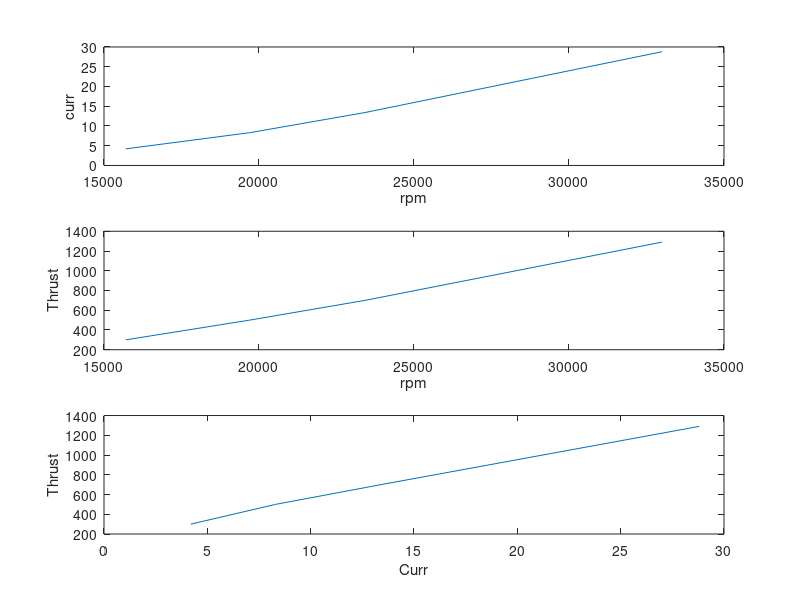
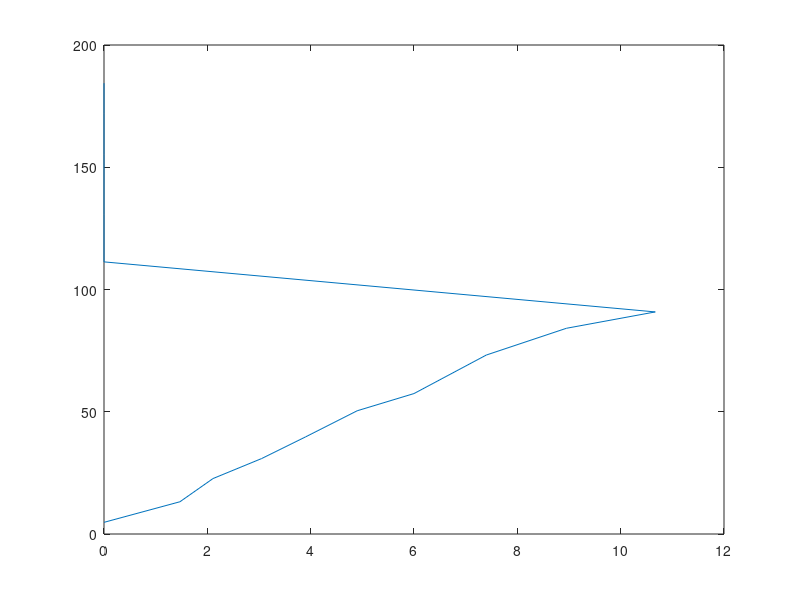
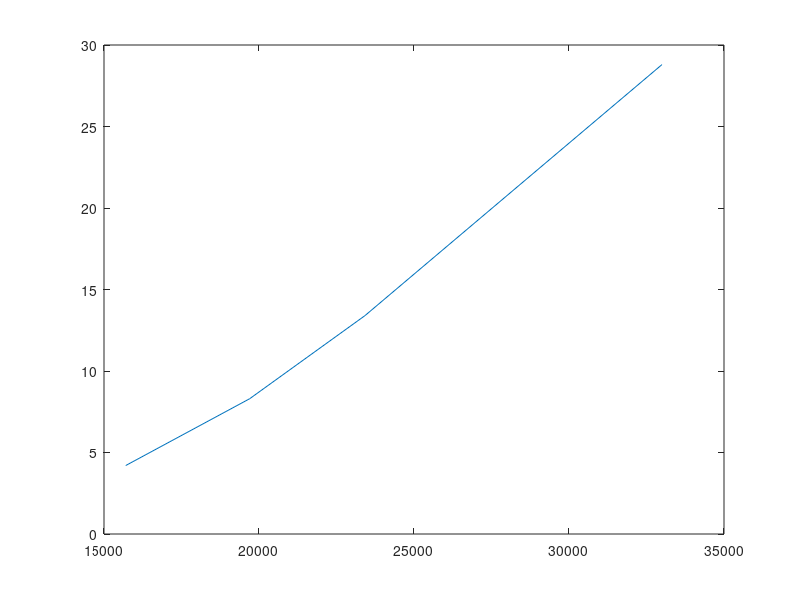

Source code (MATLAB) for these figures, in order: (Note: this script raises an error after producing the figures.)
clc; close all; clear variables;

A = [
% PWM Weight Current
1200    4.77  0;
1250    13.19   1.47;
1300    22.68   2.11;
1350    30.85   3.05;
1400    39.70   3.9;
1450    50.4    4.9;
1500    57.44   6.0;
1550    73.2    7.4;
1600    84.14   8.95;
1650    90.83   10.67;
1700    111.3 0;
1750    130.6 0;
1800    143.15 0;
1850    149.6 0;
1900    155.2 0;
1950    172.0 0;
2000    184.4 0;
];
emax_data = [
% thrust current RPM
300	4.2	15700;
500	8.3	19700;
700	13.4	23420;
1290	28.8	33000;
];

pwm = A(:,1);
M = A(:,2);
curr = A(:, 3);

emax_thrust = emax_data(:,1);
emax_curr = emax_data(:,2);
emax_rpm = emax_data(:, 3);

%%
close all
figure;
subplot(3, 1, 1)
plot(emax_rpm, emax_curr);
xlabel('rpm');
ylabel('curr');
hold on;

subplot(3, 1, 2)
plot(emax_rpm, emax_thrust);
xlabel('rpm');
ylabel('Thrust');

subplot(3, 1, 3)
plot(emax_curr, emax_thrust);
xlabel('Curr');
ylabel('Thrust');

%%
figure;
plot(curr, M);
figure;
plot(emax_rpm, emax_curr);

% x = emax_rpm;
% y = emax_curr;
[k, b, err, y1] = linear_regression(emax_rpm, emax_curr);
figure;
scatter(x, y); hold on;
plot(x, y1);
legend('real', 'approximated');

%%
[k, b, err, y1] = linear_regression(pwm(1:9), curr(1:9))
curr(10:end) = pwm(10:end)*k + b
curr

%%
close all
[w, err, y2] = quadratic_regression(emax_rpm(1:3),emax_thrust(1:3));
figure
scatter(emax_rpm, emax_thrust);hold on;
plot(emax_rpm, w(1)+emax_rpm*w(2) + emax_rpm.^2*w(3));
legend('real', 'approx')
xlabel('rpm');
%%
close all
figure
plot(emax_curr, emax_rpm);
hold on
plot(curr, (pwm-1000)/1000*40000)
legend('emax rpm', 'pwm');
xlabel('current, A');

%%
close all

x = N;
momentum = (M/1000 * 9.8) * (66.5/1000);
y = momentum;

[w, err, y2] = quadratic_regression(x,y);


% figure;
% plot(pwm, rpm); hold on;
% plot(pwm, rpm_approx);

figure;
scatter(x, y); hold on;
% plot(x, y1);
plot(x, y2);
%%
close all
% [k, b, err, y1] = linear_regression(emax_rpm, emax_curr);
% curr = k*rpm + b
% rpm = (curr - b) / k
% x = (pwm - 1000)/1000;
EMAX_MAX_RPM = 33000;
MIN_PWM = 1000; MAX_PWM = 2000;
rpm_approx = (pwm-1000)/(MAX_PWM-MIN_PWM) * EMAX_MAX_RPM;
x = rpm_approx;
% x = x / 60;
y = M;
momentum = (M/1000 * 9.8) * (66.5/1000);
y = momentum
% y = y * 1000;
% [k, b, err, y1] = linear_regression(x, y);
% x = curr;
% x = pwm;
% y = rpm;
[w, err, y2] = quadratic_regression(x,y);
fuck = [x'./1e3; y']


% figure;
% plot(pwm, rpm); hold on;
% plot(pwm, rpm_approx);

figure;
scatter(x, y); hold on;
% plot(x, y1);
% plot(x, y2);
x = x;
% plot(x, -0.01 + 7.8453e-09*(2*pi*x/60).^2 );
% plot(x, 0.00000000007009*x.^2 + 0.00000160889000*x - 0.00778245010321);
    % plot(x, 0.00000000008730*x.^2+0.00000084282100*x-0.00027874970727);
hold on
c = 8.7300e-11;
a = -4.8272e+03;
b = -0.0023;
% % 8.7e11*(x+4800) - 0.0023

plot(x, c*(x-a).^2+b);
% plot(x, c*(x-a).^2);
% Аппроксимация с точкой 0 
c = 0.0000000000880085;
a = 0.0000008149303785;
b = -0.0000350181946204;
x1 = 0:10:40000;
% plot(x1, c*x1.^2 + a*x1 + b)
% с центром параболы в (0, 0) без сдвигов
% c = 1.154077248e-10;
c = 0.0000000001066078;
b = 0.0077448458147488;
plot(x1, c*x1.^2 + b)
% plot(x1, 1.221251133648546e-10*x1.^2)
plot(x1, 1.221255238644330e-10*x1.^2)
legend({
'real'
% 'quadratic approx'
% 'podbor'
'podbor1'
% 'podbor2'
% 'podbor_2.1'
'podbor_zeroy'

'podbor zeroy non-drift'
});
xlabel('rpm_approx');
xlim([0; 33000]);
% ylim([0; 0.15]);
% c*(x-a)^2+b = cx^2 - 2*a**c*x + (c*a^2 + b) = 
% c = 0.00000000008730
% a = 
%%
rpm_approx
sprintf("%d ", rpm_approx.^2)
sprintf("%f ", momentum)
%%
% a*x^2 + b*x + c = f*(x-e)^2 + g
% -----           = f*x^2 - 2*e*f*x + f*e^2 + g
% f = a
% b = -2*e*a => e = -b/2a
% c = g + a*b^2/4a^2 = g + b^2/4a => g = c - b^2/4a
%%
A = [
    162	3;
236	5;
311	7;
374	9.1;
439	11;
490	13;
548	15.3;
611	17.3;
712	20.7;
];
thrust = A(:,1);
curr = A(:,2);
figure;
plot(curr, sqrt(thrust));

%%
sprintf("%d ", rpm_approx)
sprintf("%f ", momentum)
%%
figure; hold on;
plot(rpm_approx.^2, momentum)
plot(x1.^2, 1.221255238644330e-10*x1.^2)
c = 0.0000000001066078;
b = 0.0077448458147488;
plot(x1.^2, c*x1.^2 + b)
c = 8.7300e-11;
a = -4.8272e+03;
b = -0.0023;
% % 8.7e11*(x+4800) - 0.0023

plot(x1.^2, c*(x1-a).^2+b);
legend([
    "god-shit"
    "non-drift"
    "drift"
    "old double-drift"
]);
%%
rpm = [8250 9900 11550 13200 14850 16500 18150 19800 21450 28050];
y = [0.008596 0.014781 0.020105 0.025872 0.032846 0.037434 0.047704 0.054834 0.059194 0.097494]
f = @(c) average_quadraric_error(c*rpm_approx.^2, momentum);
f(5.000000002500000e-07)
%%
C_T_opt = dichotomi_optimization(f, [1e-20, 1e-6], 1e-20)

function x_min = dichotomi_optimization(f, K0, e)
    a = K0(1); b = K0(2);
    delta = e/2;
    while b - a > 2*e
        x1 = (a + b - delta)/2;
        x2 = (a + b + delta)/2;
        if f(x1) <= f(x2)
            b = x2;
        else
            a = x1;
        end
    end
    x_min = (a + b)/2;
end

function err = average_quadraric_error(A, B)
    err = sum((A - B).^2) / (length(A)-1);
end
